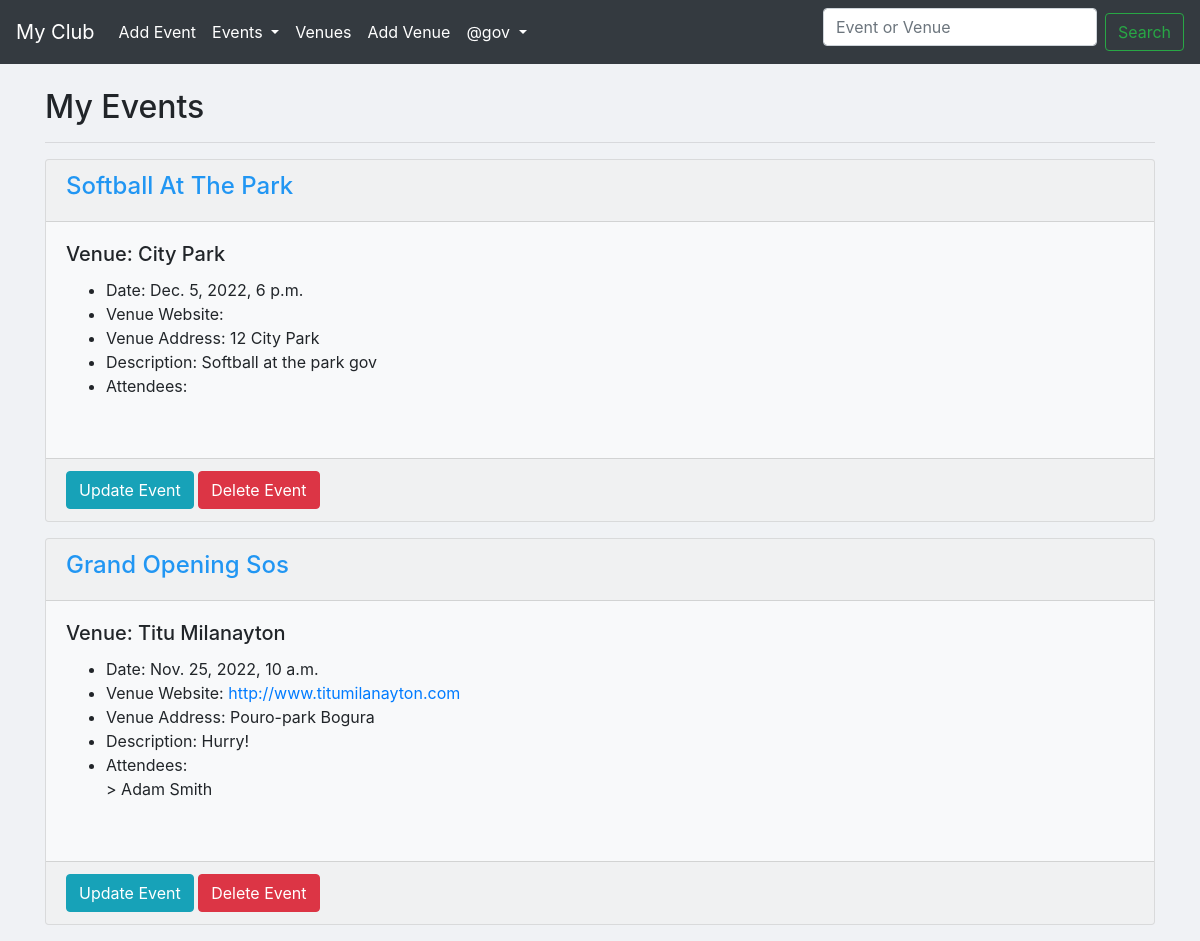
Page /my-events/ (signed in) on the earlier database version.
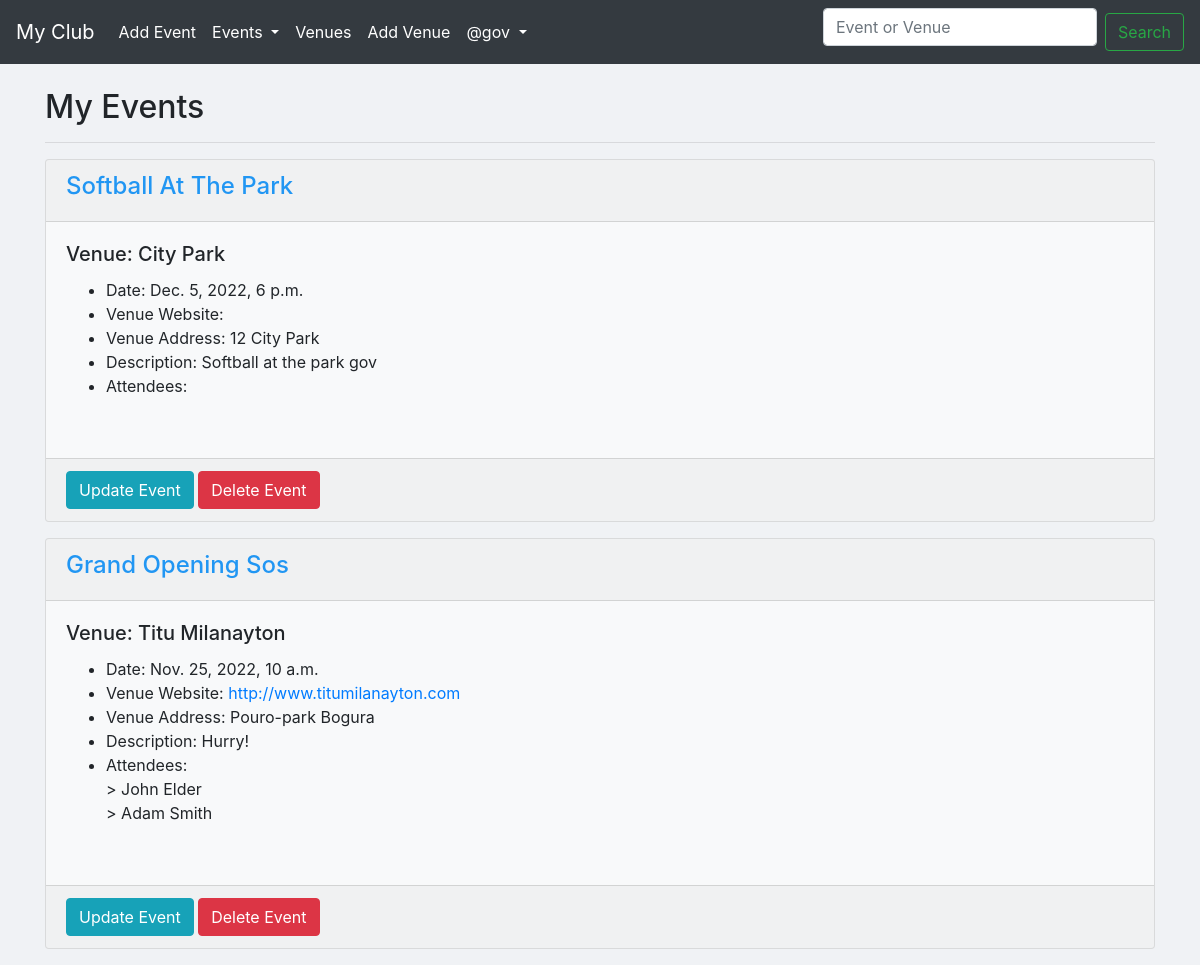
Same page on the later database version.
### events/models.py (models this page shows, shortened)
class Event(models.Model):
	name = models.CharField('Event name', max_length=120)
	event_date = models.DateTimeField('Event date')
	venue = models.ForeignKey(Venue, null=True, on_delete=models.CASCADE) # Many to One Relation
	manager = models.ForeignKey(User, blank=True,on_delete=models.CASCADE) # Many to one Relation
	description = models.TextField(blank=True)
	attendees = models.ManyToManyField(MyClubUser,blank=True) # Many to Many Relation
	approved = models.BooleanField("Approved", default=False)
	def __str__(self):
		return self.name

class Venue(models.Model):
	name = models.CharField(verbose_name='Venue name', max_length=120)
	address = models.CharField(max_length=300)
	zip_code = models.CharField('Zip Code',max_length=10,blank=True)
	phone = models.CharField('Contact phone',max_length=15,blank=True)
	web = models.URLField('Website address', blank=True)
	email = models.EmailField('Email address',blank=True)
	owner = models.PositiveIntegerField(verbose_name='Venue Owner', blank=False, default=1)
	book = models.BooleanField(default=False, blank=True)
	images = models.ImageField(upload_to='venue/images/',verbose_name='Upload Image')
	def __str__(self):
		return self.name

class MyClubUser(models.Model):
	first_name = models.CharField(max_length=30)
	last_name = models.CharField(max_length=30)
	email = models.EmailField('User email')
	def __str__(self):
		return self.first_name + ' ' + self.last_name

### events/views.py (the view)
# urls.py: path('my-events/', views.myEvents, name='my-events'),
def myEvents(request):
	if request.user.is_authenticated:
		events = Event.objects.all()
		return render(request, 'events/my_events.html',{'events':events})
	else:
		messages.success(request,'You have no Events..')
		return HttpResponseRedirect('list-events')

### events/templates/events/my_events.html
{% extends 'events/base.html' %}
    {% block content %}
    <h2>My Events </h2><hr>
    {% for event in events %}
      {% if user == event.manager %}
        <div class="card bg-light mb-3">
          <div class="card-header" style="color:#2196f3;"> <strong> <h4>{{event | title}}</h4> </strong></div>
            <div class="card-body">
              <h5 class="card-title">Venue: {{event.venue | title}}</h5>
              <ul>
                <li>Date: {{event.event_date}}</li>
                <li>Venue Website: <a href="{{event.venue.web}}" target="_blank">{{event.venue.web}}</a> </li>
                <li>Venue Address: {{event.venue.address}}</li>
                <li>Description: {{event.description}}</li>
                <li>Attendees:<br/>
                  {% for userattend in event.attendees.all %}
                    <span> > </span> {{userattend}}<br>
                  {% endfor %}
                </li>
              </ul>
                <br>
            </div>
            <div class="card-footer" style="color:#2196f3;">
              <a href="{% url 'update-event' event.id %}" class="btn btn-info" >Update Event</a>
              <a href="{% url 'delete-event' event.id %}" class="btn btn-danger" >Delete Event</a>
            </div></div>
      {% endif %}
    {% endfor %}
    {% endblock content %}

Differences in the rows shown:
changed Event "Grand Opening Sos": gains MyClubUser (first_name+last_name "John Elder")
